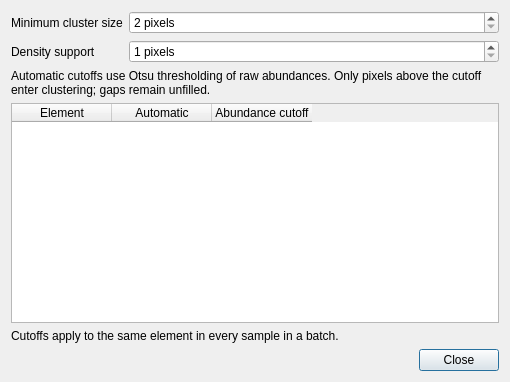
<?xml version="1.0" encoding="UTF-8"?>
<ui version="4.0">
 <class>HdbscanOptionsDialog</class>
 <widget class="QDialog" name="HdbscanOptionsDialog">
  <property name="windowTitle"><string>HDBSCAN options</string></property>
  <property name="minimumSize"><size><width>510</width><height>320</height></size></property>
  <layout class="QVBoxLayout" name="mainLayout">
   <item><layout class="QFormLayout" name="settingsLayout">
    <item row="0" column="0"><widget class="QLabel" name="minimumLabel"><property name="text"><string>Minimum cluster size</string></property></widget></item>
    <item row="0" column="1"><widget class="QSpinBox" name="minClusterSize"><property name="minimum"><number>2</number></property><property name="maximum"><number>100000000</number></property><property name="suffix"><string> pixels</string></property></widget></item>
    <item row="1" column="0"><widget class="QLabel" name="supportLabel"><property name="text"><string>Density support</string></property></widget></item>
    <item row="1" column="1"><widget class="QSpinBox" name="densitySupport"><property name="minimum"><number>1</number></property><property name="maximum"><number>100000000</number></property><property name="suffix"><string> pixels</string></property></widget></item>
   </layout></item>
   <item><widget class="QLabel" name="thresholdExplanation"><property name="text"><string>Automatic cutoffs use Otsu thresholding of raw abundances. Only pixels above the cutoff enter clustering; gaps remain unfilled.</string></property><property name="wordWrap"><bool>true</bool></property></widget></item>
   <item><widget class="QTableWidget" name="thresholdTable">
    <property name="selectionMode"><enum>QAbstractItemView::NoSelection</enum></property>
    <column><property name="text"><string>Element</string></property></column>
    <column><property name="text"><string>Automatic</string></property></column>
    <column><property name="text"><string>Abundance cutoff</string></property></column>
   </widget></item>
   <item><widget class="QLabel" name="scopeExplanation"><property name="text"><string>Cutoffs apply to the same element in every sample in a batch.</string></property><property name="wordWrap"><bool>true</bool></property></widget></item>
   <item><widget class="QDialogButtonBox" name="buttonBox"><property name="standardButtons"><set>QDialogButtonBox::Close</set></property></widget></item>
  </layout>
 </widget>
 <resources/>
 <connections/>
</ui>
